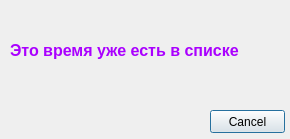
<?xml version="1.0" encoding="UTF-8"?>
<ui version="4.0">
 <class>Error</class>
 <widget class="QDialog" name="Error">
  <property name="geometry">
   <rect>
    <x>0</x>
    <y>0</y>
    <width>290</width>
    <height>139</height>
   </rect>
  </property>
  <property name="windowTitle">
   <string>Error</string>
  </property>
  <widget class="QPushButton" name="CancelButton">
   <property name="geometry">
    <rect>
     <x>210</x>
     <y>110</y>
     <width>75</width>
     <height>23</height>
    </rect>
   </property>
   <property name="text">
    <string>Cancel</string>
   </property>
  </widget>
  <widget class="QLabel" name="label">
   <property name="geometry">
    <rect>
     <x>10</x>
     <y>10</y>
     <width>271</width>
     <height>81</height>
    </rect>
   </property>
   <property name="text">
    <string>&lt;html&gt;&lt;head/&gt;&lt;body&gt;&lt;p&gt;&lt;span style=&quot; font-size:12pt; font-weight:600; color:#aa00ff;&quot;&gt;Это время уже есть в списке&lt;/span&gt;&lt;/p&gt;&lt;/body&gt;&lt;/html&gt;</string>
   </property>
  </widget>
 </widget>
 <resources/>
 <connections/>
</ui>
